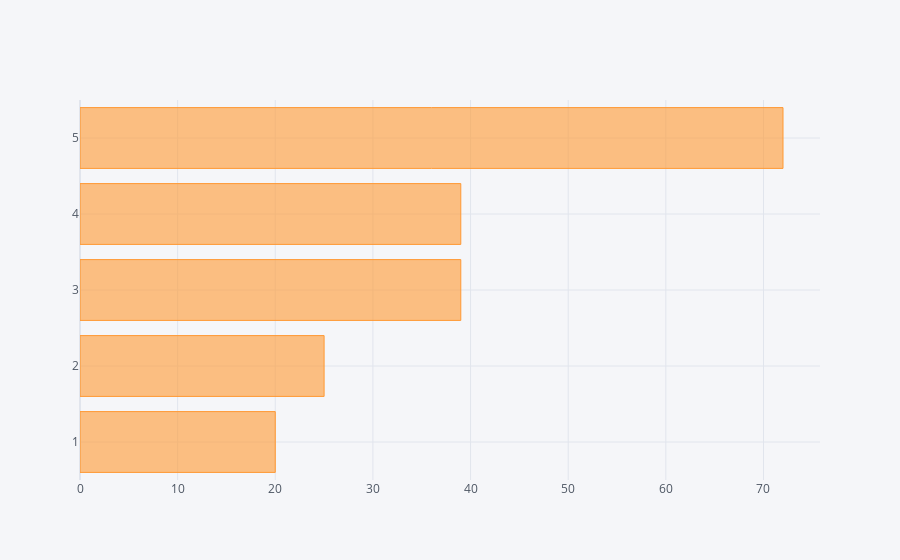

Notebook cell for this chart:
### Markdown cell above
В целом видим, что большинство клиентов по данному датасету удовлетворены своей покупкой и обслуживанием агентсва, большинство оценок 4-5.

### Code cell
df['Deal satisfaction'].value_counts().iplot(kind='bar', barmode='stack', orientation='h')

### Figure 1 — Plotly figure (JSON) as saved in the notebook; plotly's stock layout.template omitted (floating-point values rounded to 4 significant figures)
{"data": [{"marker": {"color": "rgba(255, 153, 51, 0.6)", "line": {"color": "rgba(255, 153, 51, 1.0)", "width": 1}}, "name": "Deal satisfaction", "orientation": "h", "text": "", "type": "bar", "x": [72, 39, 39, 25, 20], "y": [5, 3, 4, 2, 1]}], "layout": {"barmode": "stack", "legend": {"bgcolor": "#F5F6F9", "font": {"color": "#4D5663"}, "traceorder": "normal"}, "paper_bgcolor": "#F5F6F9", "plot_bgcolor": "#F5F6F9", "title": {"font": {"color": "#4D5663"}}, "xaxis": {"gridcolor": "#E1E5ED", "showgrid": true, "tickfont": {"color": "#4D5663"}, "title": {"font": {"color": "#4D5663"}, "text": ""}, "zerolinecolor": "#E1E5ED"}, "yaxis": {"gridcolor": "#E1E5ED", "showgrid": true, "tickfont": {"color": "#4D5663"}, "title": {"font": {"color": "#4D5663"}, "text": ""}, "zerolinecolor": "#E1E5ED"}}}
